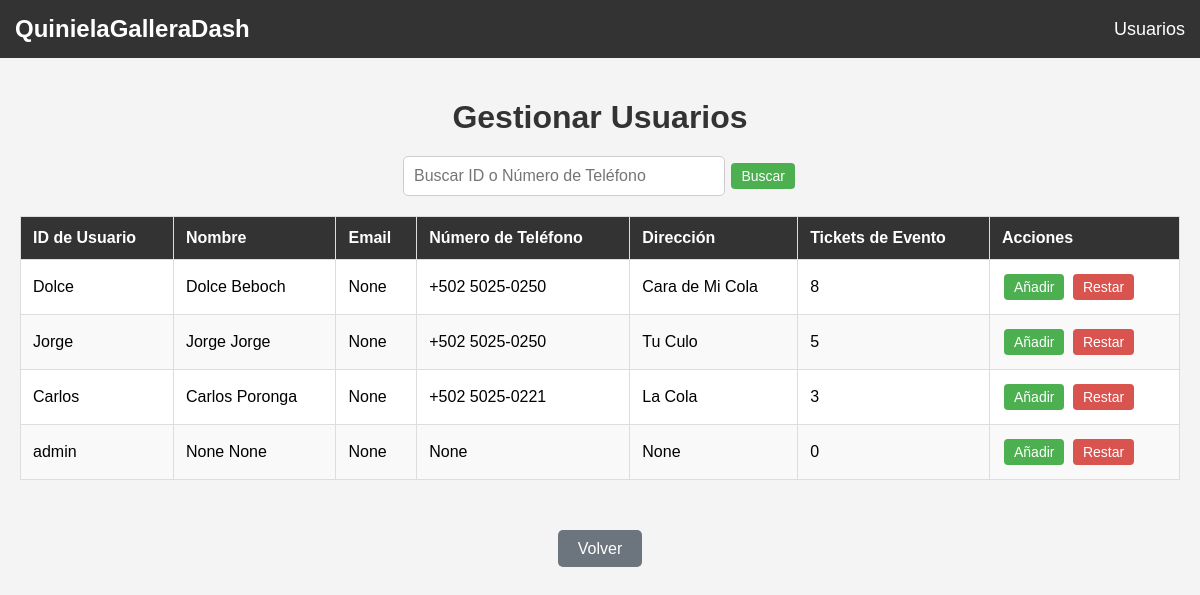
The app's page /api/accounts/manage-users/ (signed in), older data.
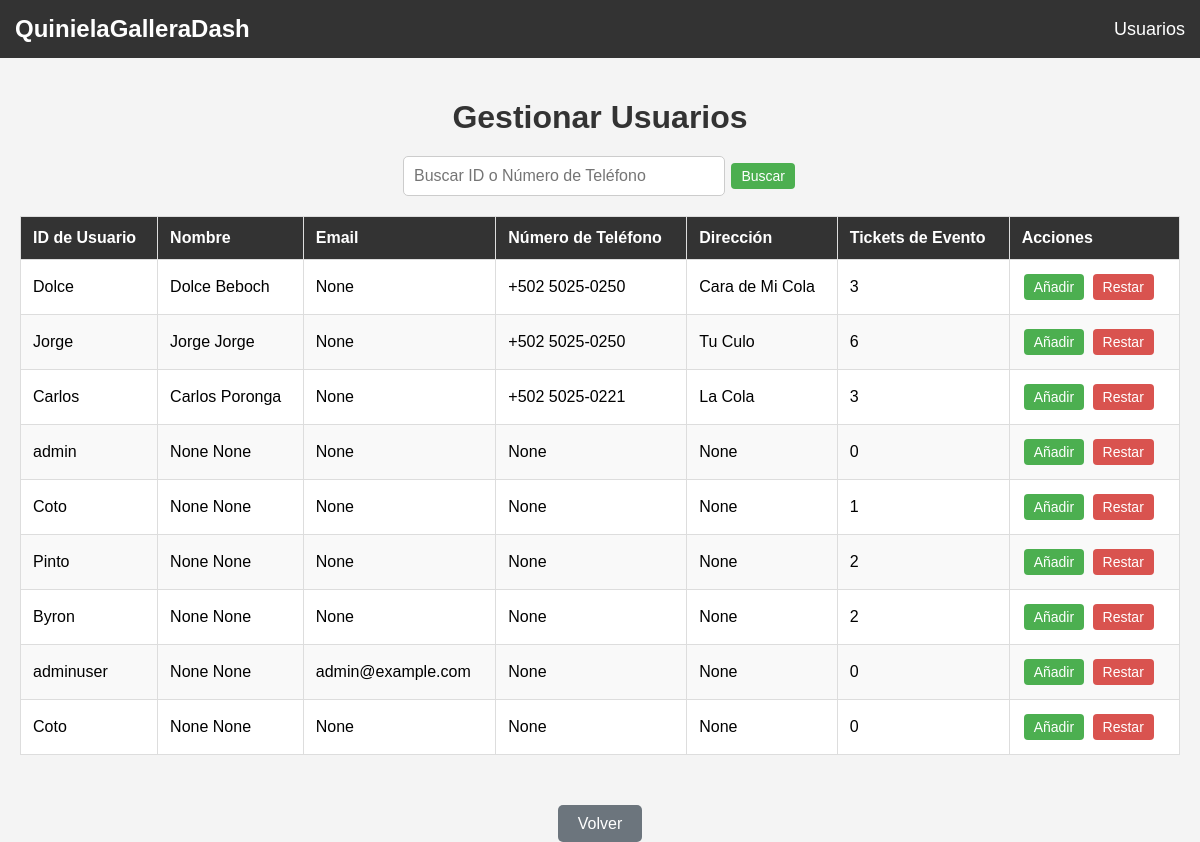
The same page, newer data.
### accounts/models.py (models this page shows, shortened)
class CustomUser(AbstractBaseUser):
    user_id = models.CharField(max_length=100, unique=True)
    email = models.EmailField(null=True, blank=True)
    display_name = models.CharField(max_length=255, null=True, blank=True)
    nombre = models.CharField(max_length=100, null=True, blank=True)
    apellido = models.CharField(max_length=100, null=True, blank=True)
    fecha_nacimiento = models.DateField(null=True, blank=True)
    numero_celular = models.CharField(max_length=20, null=True, blank=True)
    direccion = models.CharField(max_length=255, null=True, blank=True)
    password = models.CharField(max_length=128)
    event_tickets = models.IntegerField(default=0)
    round_tickets = models.IntegerField(default=0)
    is_staff = models.BooleanField(default=False)
    is_superuser = models.BooleanField(default=False)
    objects = CustomUserManager()
    USERNAME_FIELD = 'user_id'

### accounts/views.py (the view)
# urls.py: path('manage-users/', views.manage_users, name='manage_users'),
@login_required
def manage_users(request):
    search_query = request.GET.get('search', '')  # Get the search query from the request
    users = CustomUser.objects.all()
    if search_query:
        users = users.filter(
            Q(user_id__icontains=search_query) |  # Match user_id
            Q(numero_celular__icontains=search_query)  # Match phone number
        )
    return render(request, 'accounts/manage_users.html', {'users': users})

### accounts/templates/accounts/manage_users.html (shortened to what this page needs)
<!DOCTYPE html>
<html lang="en">
<head>
</head>
<body>
    <nav class="navbar">
        <div class="navbar-brand">QuinielaGalleraDash</div>
        <ul class="navbar-links">
            <li><a href="{% url 'accounts:manage_users' %}">Usuarios</a></li>
        </ul>
    </nav>
    <div class="dashboard-container">
        <h1>Gestionar Usuarios</h1>
        <div class="search-bar">
            <form method="get" action="{% url 'accounts:manage_users' %}">
                <input type="text" name="search" placeholder="Buscar ID o Número de Teléfono" value="{{ request.GET.search }}">
                <button type="submit">Buscar</button>
            </form>
        </div>
        <table class="user-table">
            <thead>
                <tr>
                    <th>ID de Usuario</th>
                    <th>Nombre</th>
                    <th>Email</th>
                    <th>Número de Teléfono</th>
                    <th>Dirección</th>
                    <th>Tickets de Evento</th>
                    <th>Acciones</th>
                </tr>
            </thead>
            <tbody>
                {% for user in users %}
                    <tr>
                        <td>{{ user.user_id }}</td>
                        <td>{{ user.nombre }} {{ user.apellido }}</td>
                        <td>{{ user.email }}</td>
                        <td>{{ user.numero_celular }}</td>
                        <td>{{ user.direccion }}</td>
                        <td>{{ user.event_tickets }}</td>
                        <td>
                            <form method="post" action="{% url 'accounts:update_tickets' user.user_id %}">
                                <button type="submit" name="action" value="add">Añadir</button>
                            </form>
                            <form method="post" action="{% url 'accounts:update_tickets' user.user_id %}">
                                <button type="submit" name="action" value="subtract">Restar</button>
                            </form>
                        </td>
                    </tr>
                {% empty %}
                    <tr>
                        <td colspan="7">No se encontraron usuarios.</td>
                    </tr>
                {% endfor %}
            </tbody>
        </table>
    </div>
    <div class="back-button">
        <a href="https://cognitech.pythonanywhere.com/api/accounts/dashboard/">Volver</a>
    </div>
</body>
</html>

### accounts/templates/accounts/manage_users.html (style rules this page uses)
body { font-family: Arial, sans-serif; margin: 0; padding: 0; background-color: #f4f4f4; }
.navbar { background-color: #333; color: #fff; padding: 15px; display: flex; justify-content: space-between; align-items: center; }
.navbar-brand { font-size: 24px; font-weight: bold; }
.navbar-links { list-style-type: none; margin: 0; padding: 0; display: flex; gap: 15px; }
.navbar-links a { color: #fff; text-decoration: none; font-size: 18px; }
.dashboard-container { padding: 20px; }
h1 { text-align: center; color: #333; margin-bottom: 20px; }
.search-bar { text-align: center; margin-bottom: 20px; }
.search-bar input[type="text"] { padding: 10px; width: 300px; border: 1px solid #ccc; border-radius: 5px; font-size: 16px; }
.search-bar button { padding: 10px 20px; background-color: #007bff; color: white; border: none; border-radius: 5px; cursor: pointer; font-size: 16px; }
.user-table { width: 100%; border-collapse: collapse; background-color: #fff; margin: 20px 0; }
.user-table th, .user-table td { padding: 12px; text-align: left; border: 1px solid #ddd; }
.user-table th { background-color: #333; color: #fff; }
.user-table tr:nth-child(even) { background-color: #f9f9f9; }
form { display: inline; }
button[type="submit"] { background-color: #4CAF50; border: none; color: white; padding: 5px 10px; margin: 2px; cursor: pointer; font-size: 14px; border-radius: 4px; }
button[type="submit"][name="action"][value="subtract"] { background-color: #d9534f; }
.back-button { text-align: center; margin-top: 20px; }
.back-button a { padding: 10px 20px; background-color: #6c757d; color: white; text-decoration: none; border-radius: 5px; font-size: 16px; }

Row changes from the older to the newer data that the page shows:
changed CustomUser "Dolce": event_tickets "8" → "3"
changed CustomUser "Jorge": event_tickets "5" → "6"
added CustomUser: user_id "Coto", nombre "None", apellido "None", email "None", numero_celular "None", direccion "None", event_tickets "1"
added CustomUser: user_id "Pinto", nombre "None", apellido "None", email "None", numero_celular "None", direccion "None", event_tickets "2"
added CustomUser: user_id "Byron", nombre "None", apellido "None", email "None", numero_celular "None", direccion "None", event_tickets "2"
added CustomUser: user_id "adminuser", nombre "None", apellido "None", email "admin@example.com", numero_celular "None", direccion "None", event_tickets "0"
added CustomUser: user_id "Coto", nombre "None", apellido "None", email "None", numero_celular "None", direccion "None", event_tickets "0"
